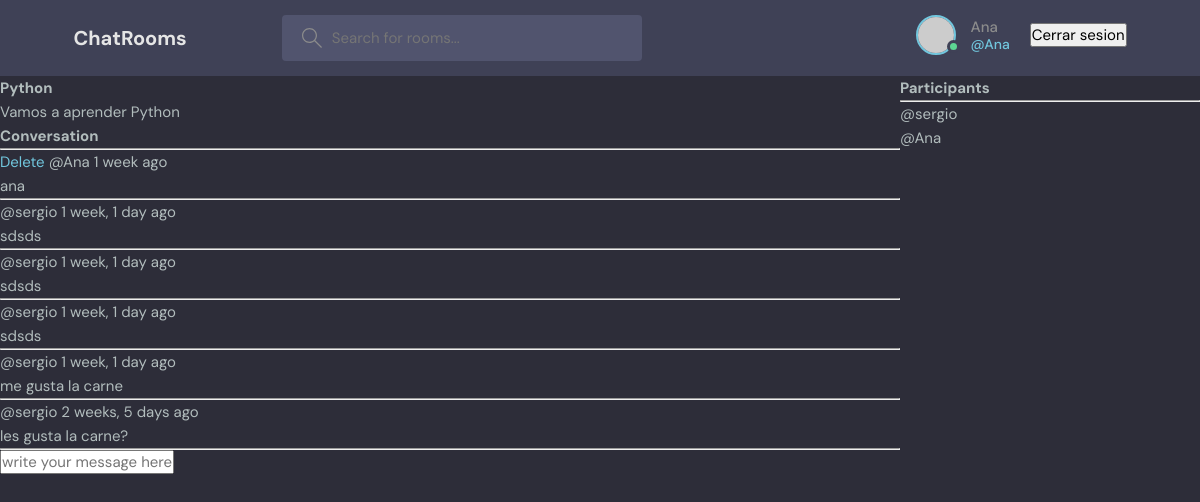
The page /room/1 (signed in) on the database its author committed.
### principal/models.py (models this page shows, shortened)
class Room(models.Model):
    host = models.ForeignKey(User, on_delete=models.SET_NULL, null = True)
    topic = models.ForeignKey(Topic, on_delete=models.SET_NULL, null = True)
    name = models.CharField(max_length=200)
    participants = models.ManyToManyField(User, related_name='participants', blank=True)
    description = models.TextField(null=True, blank=True)
    updated = models.DateTimeField(auto_now=True)
    created = models.DateTimeField(auto_now_add=True)

class Message(models.Model):
    user = models.ForeignKey(User, on_delete=models.CASCADE)
    room = models.ForeignKey(Room, on_delete=models.CASCADE)
    body = models.TextField()
    updated = models.DateTimeField(auto_now=True)
    created = models.DateTimeField(auto_now_add=True)
    class Meta:
        ordering = ['-updated', '-created']

### principal/views.py (the view, shortened to what this page needs)
# urls.py: path('room/<int:id>', views.room, name="room"),
@login_required
def room(request, id):
    room = Room.objects.get(id=id)
    participants = room.participants.all()
    room_messages = room.message_set.all().order_by('-created')
    participants = room.participants.all()
    context = {"room": room, "room_messages": room_messages,
                'participants': participants}
    return render(request, 'principal/room.html', context)

### principal/templates/principal/room.html (shortened to what this page needs)
{% extends 'main.html' %}
{% block content %}
<div class='room-container'>
    <div>
        <h1>{{room.name}}</h1>
        <p>{{ room.description }}</p>
        <div class="comment-wrapper">
            <h3>Conversation</h3>
            <hr>
        </div>
            {% for message in room_messages %}
                <div>
                    {% if request.user == message.user %}
                    <a href="{% url 'delete-message' message.id %}">Delete</a>
                    {% endif%}
                    <small>@{{message.user}} {{message.created|timesince}} ago </small>
                    <p>{{ message.body }}</p>
                    <hr>
                </div>
            {% endfor %}
            {% if request.user.is_authenticated %}
            <div class="comment-form">
                <form method="POST" action="">
                    <input type="text" name="body" placeholder="write your message here...">
                </form>
            </div>
            {% endif %}
    </div>
    <div>
        <h3>Participants</h3>
        <hr>
        {% for user in participants %}
            <div>
                <p>@{{ user.username }}</p>
            </div>
        {% endfor %}
    </div>
</div>
{% endblock %}

### principal/templates/navbar.html (shortened to what this page needs)
    <header class="header header--loggedIn">
      <div class="container">
        <a href="{% url 'home' %}" class="header__logo">
          <h1>ChatRooms</h1>
        </a>
        <form class="header__search" method="GET" action="{% url 'home' %}">
          <label>
            <input name = "q" placeholder="Search for rooms..." />
          </label>
        </form>
        <nav class="header__menu">
          {% if request.user.is_authenticated %}
          <div class="header__user">
            <a href="{% url 'user-profile' request.user.username %}">
              <div class="avatar avatar--medium active">
                <img src="https://randomuser.me/api/portraits/men/37.jpg" />
              </div>
              <p>{{request.user.username}} <span>@{{request.user.username}}<span></p>
            </a>
            {% if request.user.is_authenticated %}
<form method="POST" action="/logout/">
            <button type="submit">Cerrar sesion</button>
 </form>
{% else %}
    <a href="{% url 'login' %}">Login</a>
{% endif %}
          </div>
          {% else %}
          <a href="{% url 'login' %}">
            <img src="./assets/avatar.svg" />
            <p>Login</p>
          </a>
          {% endif %}
          </div>
    </header>

### principal/static/styles/style.css (style rules this page uses)
:root { --color-main: #71c6dd; --color-main-light: #e1f6fb; --color-dark: #3f4156; --color-dark-medium: #51546e; --color-dark-light: #696d97; --color-light: #e5e5e5; --color-gray: #8b8b8b; --color-light-gray: #b2bdbd; --color-bg: #2d2d39; --color-success: #5dd693; --color-error: #fc4b0b; }
* { font-family: "DM Sans", -apple-system, BlinkMacSystemFont, "Segoe UI", Roboto, Oxygen, Ubuntu, Cantarell, "Open Sans", "Helvetica Neue", sans-serif; margin: 0; padding: 0; box-sizing: border-box; text-rendering: optimizeLegibility; font-size: inherit; }
html { font-size: 56.25%; }
@media only screen and (min-width: 1200px) { html { font-size: 62.5%; } }
body { line-height: 1.6; font-weight: 400; font-size: 1.5rem; color: var(--color-light-gray); background-color: var(--color-bg); min-height: 100vh; }
img { width: 100%; }
a { display: inline-block; color: var(--color-main); text-decoration: none; }
.container { max-width: 120rem; width: 90%; margin: auto; }
.avatar { position: relative; display: inline-block; border-radius: 50%; border: 2px solid var(--color-main); }
.avatar img { display: block; border-radius: 50%; object-fit: cover; object-position: center; }
.avatar::after { content: ""; display: block; position: absolute; background-color: var(--color-gray); z-index: 111; border-radius: 50%; border: 0.3rem solid var(--color-dark); }
.avatar.active::after { background-color: var(--color-success); }
.avatar.avatar--medium img { width: 3.6rem; height: 3.6rem; border-radius: 50%; }
.avatar.avatar--medium:after { width: 0.7rem; height: 0.7rem; bottom: 0px; right: -6px; }
.header { padding: 1.5rem; background-color: var(--color-dark); }
.header > .container { display: flex; gap: 9.5rem; }
.header__logo, .header__user { display: flex; gap: 2rem; align-items: center; }
.header__logo > h1 { font-weight: 700; font-size: 2rem; color: var(--color-light); }
.header__search > label { background-color: var(--color-dark-medium); padding: 1.3rem 1rem; display: flex; align-items: center; gap: 1rem; border-radius: 4px; }
.header__search svg { fill: var(--color-gray); width: 2rem; height: 2rem; margin-left: 1rem; }
.header__search input { width: 30rem; background: transparent; border: none; outline: none; color: var(--color-light); }
.header__menu { margin-left: auto; position: relative; }
.header__menu a { display: flex; gap: 1.5rem; align-items: center; font-weight: 500; text-decoration: none; color: var(--color-gray); }
.header__menu img { height: 3.6rem; }
.header__menu p { line-height: 1.2; }
.header__menu span { color: var(--color-main); font-weight: 500; font-size: 1.4rem; display: block; }

### principal/templates/principal/room.html (style rules this page uses)
.room-container { display: grid; grid-template-columns: 3fr 1fr; }

### rows shown on the page
Room: name "Python", description "Vamos a aprender Python"
Message: shows "Delete", user "Ana", created "1 week", body "ana"
Message: user "sergio", created "1 week, 1 day", body "sdsds"
Message: user "sergio", created "1 week, 1 day", body "sdsds"
Message: user "sergio", created "1 week, 1 day", body "sdsds"
Message: user "sergio", created "1 week, 1 day", body "me gusta la carne"
Message: user "sergio", created "2 weeks, 5 days", body "les gusta la carne?"

### other values the page prints
{{ request.user.username }} "Ana"
{{ user.username }} "sergio"
{{ user.username }} "Ana"
